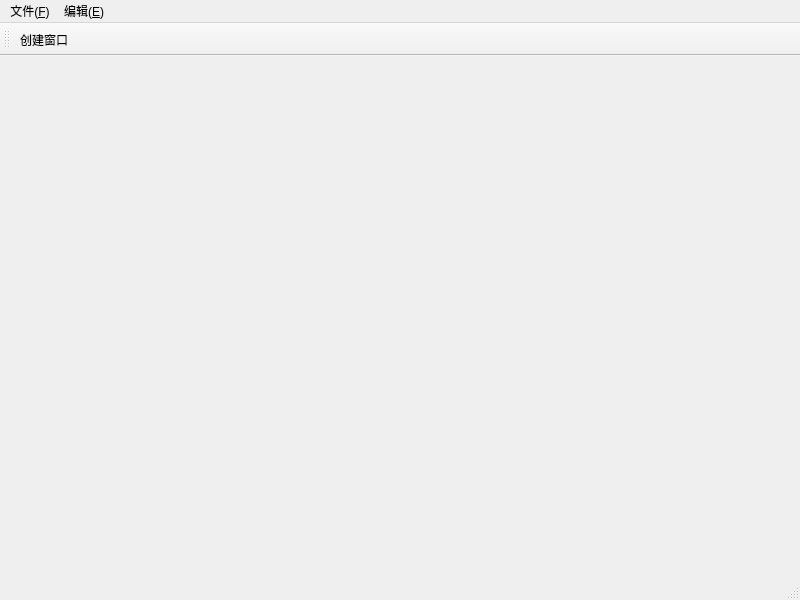
<?xml version="1.0" encoding="UTF-8"?>
<ui version="4.0">
 <class>MainWindow</class>
 <widget class="QMainWindow" name="MainWindow">
  <property name="geometry">
   <rect>
    <x>0</x>
    <y>0</y>
    <width>800</width>
    <height>600</height>
   </rect>
  </property>
  <property name="windowTitle">
   <string>MainWindow</string>
  </property>
  <widget class="QWidget" name="centralwidget">
   <widget class="QWidget" name="gridLayoutWidget">
    <property name="geometry">
     <rect>
      <x>9</x>
      <y>20</y>
      <width>771</width>
      <height>491</height>
     </rect>
    </property>
    <layout class="QGridLayout" name="MaingridLayout"/>
   </widget>
  </widget>
  <widget class="QMenuBar" name="menubar">
   <property name="geometry">
    <rect>
     <x>0</x>
     <y>0</y>
     <width>800</width>
     <height>26</height>
    </rect>
   </property>
   <widget class="QMenu" name="File">
    <property name="title">
     <string>文件(&amp;F)</string>
    </property>
    <addaction name="CreateNewFileAction"/>
    <addaction name="NewFileAction"/>
    <addaction name="CloseFileAction"/>
   </widget>
   <widget class="QMenu" name="Edit">
    <property name="title">
     <string>编辑(&amp;E)</string>
    </property>
   </widget>
   <addaction name="File"/>
   <addaction name="Edit"/>
  </widget>
  <widget class="QStatusBar" name="statusbar"/>
  <widget class="QToolBar" name="toolBar">
   <property name="windowTitle">
    <string>toolBar</string>
   </property>
   <attribute name="toolBarArea">
    <enum>TopToolBarArea</enum>
   </attribute>
   <attribute name="toolBarBreak">
    <bool>false</bool>
   </attribute>
   <addaction name="AddNewWindowAction"/>
  </widget>
  <action name="CreateNewFileAction">
   <property name="text">
    <string>新建</string>
   </property>
   <property name="toolTip">
    <string>新建</string>
   </property>
   <property name="shortcut">
    <string>Ctrl+Shift+O</string>
   </property>
  </action>
  <action name="NewFileAction">
   <property name="text">
    <string>打开</string>
   </property>
   <property name="toolTip">
    <string>dakai</string>
   </property>
   <property name="shortcut">
    <string>Ctrl+N</string>
   </property>
  </action>
  <action name="CloseFileAction">
   <property name="text">
    <string>关闭</string>
   </property>
   <property name="toolTip">
    <string>关闭</string>
   </property>
   <property name="shortcut">
    <string>Ctrl+S</string>
   </property>
  </action>
  <action name="AddNewWindowAction">
   <property name="text">
    <string>创建窗口</string>
   </property>
   <property name="toolTip">
    <string>创建窗口</string>
   </property>
  </action>
 </widget>
 <resources/>
 <connections/>
</ui>
